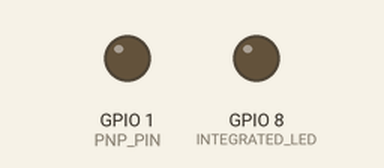
Bench run of a sketch on a simulated ESP32-S3. On the bench: output pins drawn as LEDs (lit = HIGH). WiFi joins after 1.5 s; servers stay silent unless stated; uploads are accepted with an empty reply; what the sketch prints to the serial monitor is not drawn.

Above: at 3.1 s.
At 7.35 s:
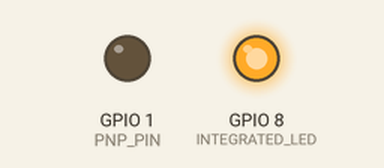
Timing chart, 0 to 7.9 s (numbered marks = the images above):
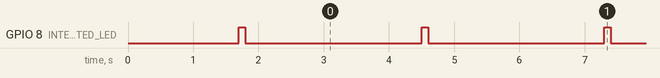

Measured:
- by itself, GPIO 8 (INTEGRATED_LED): alternates HIGH for 0.10 s and LOW for 2.7 s

The sketch:

transmitter.ino
```cpp
/*
Nombre del Proyecto: HydraSync - Transmitter
Descripción: Este código controla la lógcia del circuito que detecta el nivel de agua y lo envia a la BBDD
Autor: Alejandro Galicia.
Fecha de Creación: 19 de enero de 2024
*/

/*Librerias*/
#include <HTTPClient.h>
#include <WiFi.h>

/*Configuración de pines*/
const int OUT8_PIN = 5;  //Sensor al 90%
const int OUT7_PIN = 6;  //Sensor al 80%
const int OUT6_PIN = 7;  //Sensor al 70%
const int OUT5_PIN = 9;  //Sensor al 60%
const int OUT4_PIN = 10;  //Sensor al 50%
const int OUT3_PIN = 20;  //Sensor al 35%
const int OUT2_PIN = 21;  //Sensor al 20%
const int OUT1_PIN = 0;  //Sensor al 10%
const int PNP_PIN = 1;  //Sensor al 10%
const int INTEGRATED_LED = 8; // Led interno


/*Parametros del dispositivo*/
const String serialNumber = "HT01MX";
const String defaultAT = "xj0]-5J;gdu8lO8#";


/*Parametros de conexión WiFi*/
char* ssid = "Lancelot";
char* password = "GVRA_313352971";

/*Informacion que se manda a la BBDD*/
String tokenAuth = defaultAT;
String waterLevel = "";
String releState = "ON";
String systemMessage = "";

void setup() {
  pinMode(OUT8_PIN, INPUT_PULLUP);
  pinMode(OUT7_PIN, INPUT_PULLUP);
  pinMode(OUT6_PIN, INPUT_PULLUP);
  pinMode(OUT5_PIN, INPUT_PULLUP);
  pinMode(OUT4_PIN, INPUT_PULLUP);
  pinMode(OUT3_PIN, INPUT_PULLUP);
  pinMode(OUT2_PIN, INPUT_PULLUP);
  pinMode(OUT1_PIN, INPUT_PULLUP);
  pinMode(PNP_PIN, OUTPUT);
  pinMode(INTEGRATED_LED, OUTPUT);

  /*Iniciar comunicaciones*/
  Serial.begin(115200);
  WiFi.begin(ssid, password);
  delay(1000);
  /*Intentar conexión una vez cada segundo durante 15 segundos.
  Si la conexión es exitosa ejecuta el bucle principal, de lo
  contrario, manda al estado de error: E2-ERR-WIFI-CONNECTION*/
  while (WiFi.status() != WL_CONNECTED) {
    Serial.print(".");
  }
  Serial.println("Hydratech conectada con exito a la IP: ");
  Serial.print(WiFi.localIP());
  digitalWrite(INTEGRATED_LED, LOW);
}

int iterador = 0;
void loop() {
  waterLevel = String(iterador += 1);
  systemMessage = String(iterador += 3);
  sendInfo(serialNumber, tokenAuth, waterLevel, releState, systemMessage, 1, 2500);
}
```

methods.ino
```cpp
unsigned int getSensorValue() {
  /*Lectura del sensor:
    1. Se activa el transistor (PNP_PIN) para permitir el paso del negativo del emisor
    al colector y este al GND del ULN2803 para cerrar el circuito y hacer funcionar
    el ULN2803, se agrega un delay de 100ms para evitar errores de lectura.

    2. Se inicia una lectura de los 8 pines OUT (ULN2803) y almacenarlos en la variable
    <sensor> que por default asigna un entero de 16 bits para almacenar el valor. Mediante
    el uso de operadores lógicos se va generando un numero binario.

        a) Se inicializa la variable sensor = 0b0000000000000000;

        b) Se realiza la operacion OUT AND 1 (digitalRead(OUT_PIN) & 0x01)
        Es decir 0b000000000000000X & 0b0000000000000001 con la idea de
        solo operar el bit menos significativo de la lectura con 1:

                                AND
                        | X | B | SALIDA |
                        |---|---|--------|
                        | 0 | 1 |   0    |
                        | 1 | 1 |   1    |

        c) El resultado de la operación AND se desplazará n lugares
        a la izquierda (<< n), de tal manera que cada OUT se asigne
        al bit que le correspondería en notación binaria:

                         0b00000000HGFEDCBA

        Tal que A = OUT1, B = OUT2, C = OUT3, D = OUT4, E = OUT5
        F = OUT6, G = OUT7

        d) Uno a uno, los resultados de la operación AND  despues de
        desplazarsese a donde corresponda, operarán un OR con la variable sensor
        que inicialmente vale 0b0000000000000000 el valor se asignará (|=)
        a la variable sensor de vuelta.

                        0b0000000000000000;
                        0b00000000HGFEDCBA;

                               OR
                    | OUT | SENSOR| SALIDA |
                    |-----|-------|--------|
                    |  0  |   0   |   0    |
                    |  1  |   0   |   1    |

    3. Tras un retraso para obtener los valores de los OUT, se apaga el
    ULN2803 (PNP_PIN) y con ello se desenergiza el integrado, ahorrando energia
    y aumentando la vida util de las terminales sumergibles del sensor.

    4. Debido a que este proceso regresa 0's cuando se cierra el circuito, y 1's
    cuando se encuentra abierto; Para comodidad del desarrollador se busca replicar
    la siguiente logica:

            "Si 0 es falso y 1 es verdadero, entonces 0 es vacio y 1 es lleno"

    Por lo tanto, invertiremos el valor de los bits de la variable sensor.

        a) Se aplicara un XOR a los bits de la variable sensor con los bits de 0xFF (255),
        y este se asignara a la misma variable:

            sensor = sensor ^ 0xFF; o lo que es lo mismo, sensor ^= 0xFF;

                    Sensor = 0b00000000HGFEDCBA;
                      0xFF = 0b0000000011111111;

                               XOR
                    | Sensor | 0xFF | Salida |
                    |--------|------|--------|
                    |   0    |  1   |   0    |
                    |   1    |  1   |   1    |

        b) Debido a que despues del bit 8, se seguira operando XOR y por consecuente
        esto afectara al valor de la variable sensor. Aplicaremos una AND para que solo
        los primeros 8 bits (0xFF) se mantengan y el resto de los bits se fuerzen a 0.

            sensor = sensor & 0xFF; o lo que es lo mismo, sensor &= 0xFF;

                    Sensor = 0b00000000HGFEDCBA;
                      0xFF = 0b0000000011111111;

                               AND
                    | Sensor | 0xFF | Salida |
                    |--------|------|--------|
                    |   0    |  1   |   0    |
                    |   1    |  1   |   1    |

        De esta manera, la variable toma la siguiente forma: Sensor = 0HGFEDCBA. Tal que
        A = OUT1, B = OUT2, C = OUT3, D = OUT4, E = OUT5, F = OUT6, G = OUT7, y estas a su
        vez representan el valor logico de la lectura (0 para circuito abierto, y 1 para
        circuito cerrado). */

  // Inicializar la variable que contendrá el binario del estado logico del deposito.
  unsigned int sensorValue = 0;

  // Iniciar la lectura y construccion del numero binario que representara el deposito.
  digitalWrite(PNP_PIN, HIGH);
  delay(100);
  sensorValue |= (digitalRead(OUT8_PIN) & 0x01) << 7;
  sensorValue |= (digitalRead(OUT7_PIN) & 0x01) << 6;
  sensorValue |= (digitalRead(OUT6_PIN) & 0x01) << 5;
  sensorValue |= (digitalRead(OUT5_PIN) & 0x01) << 4;
  sensorValue |= (digitalRead(OUT4_PIN) & 0x01) << 3;
  sensorValue |= (digitalRead(OUT3_PIN) & 0x01) << 2;
  sensorValue |= (digitalRead(OUT2_PIN) & 0x01) << 1;
  sensorValue |= (digitalRead(OUT1_PIN) & 0x01);
  delay(100);
  digitalWrite(PNP_PIN, LOW);


  // XOR con 0xFF PARA inviertir los bits de la variable sensor.
  sensorValue ^= 0xFF;

  // Máscara para mantener solo 8 bits de la variable sensor.
  sensorValue &= 0xFF;

  return sensorValue;
}

/*El argumento estadoSensor entra como un entero, tras una serie de operaciones
regresa en formato String el valor correspondiente en notación binaria.*/
String getWaterLevel(unsigned int sensorValue) {
  // Garantizar que el valor esté en el rango correcto con 8 bits
  sensorValue &= 0xFF;
  // Crear una cadena para almacenar la representación binaria
  String waterLevel = "";
  // Generar la representación binaria de 8 bits
  for (int i = 7; i >= 0; i--) {
    waterLevel += (sensorValue & (1 << i)) ? '1' : '0';
  }
  return waterLevel;
}

void sendInfo(String serialNumber, String tokenAuth, String waterLevel, String releState, String systemMessage, int blinking, int ms) {
  if (WiFi.status() == WL_CONNECTED) {
    HTTPClient http;
    String sendData = "serialNumber_device=" + serialNumber + "&tokenAuth=" + tokenAuth + "&waterLevel=" + waterLevel + "&releState=" + releState + "&systemMessage=" + systemMessage;
    // Indicamos el destino y preparamos el header
    http.begin("https://iot.amberage.com.mx/php/test.php");
    http.addHeader("Content-Type", "application/x-www-form-urlencoded");

    // Enviamos el POST pasándole los datos que queremos enviar (esta función nos devuelve un código que guardamos en un int)
    int responseCode = http.POST(sendData);

    if (responseCode > 0) {
      Serial.println("Respuesta del servidor: Código HTTP " + String(responseCode));  // Print del código de respuesta
      String responseBody = http.getString();
      Serial.println(responseBody + "\n");
      http.end();

      //Respuesta visual desde el led integrado
      if (blinking <= 1) {
        digitalWrite(INTEGRATED_LED, HIGH);
        delay(100);
        digitalWrite(INTEGRATED_LED, LOW);
      } else {
        for (int i = 0; i < blinking; i++) {
          digitalWrite(INTEGRATED_LED, HIGH);
          delay(100);
          digitalWrite(INTEGRATED_LED, LOW);
          delay(100);
        }
      }
      delay(ms);  //Milisegundos es un parametro que determina cuanto tiempo se ha de esperar despues de enviar la información.
    } else {
      Serial.println("E2-ERR-WIFI-CONNECTION");
      delay(ms);
    }
  }
}
```
